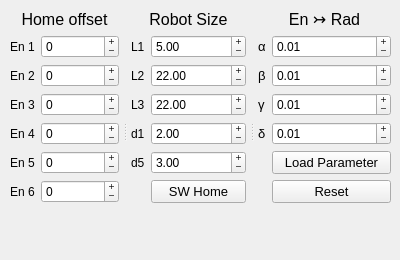
    <widget class="QWidget" name="RoboSetup">
     <attribute name="title">
      <string>Robot Setup</string>
     </attribute>
        <widget class="QSplitter" name="splitter">
            <property name="geometry">
                <rect>
                    <x>10</x>
                    <y>10</y>
                    <width>381</width>
                    <height>241</height>
                </rect>
            </property>
            <property name="orientation">
                <enum>Qt::Horizontal</enum>
            </property>
            <property name="handleWidth">
                <number>12</number>
            </property>
            <property name="childrenCollapsible">
                <bool>false</bool>
            </property>
            <widget class="QWidget" name="layoutWidget">
                <layout class="QVBoxLayout" name="homeOffset">
                    <item>
                        <widget class="QLabel" name="valMinScr_2">
                            <property name="sizePolicy">
                                <sizepolicy hsizetype="Preferred" vsizetype="Fixed">
                                    <horstretch>0</horstretch>
                                    <verstretch>0</verstretch>
                                </sizepolicy>
                            </property>
                            <property name="font">
                                <font>
                                    <pointsize>12</pointsize>
                                    <strikeout>false</strikeout>
                                    <kerning>true</kerning>
                                </font>
                            </property>
                            <property name="text">
                                <string>Home offset</string>
                            </property>
                            <property name="alignment">
                                <set>Qt::AlignCenter</set>
                            </property>
                        </widget>
                    </item>
                    <item>
                        <layout class="QFormLayout" name="formLayout_2">
                            <property name="fieldGrowthPolicy">
                                <enum>QFormLayout::AllNonFixedFieldsGrow</enum>
                            </property>
                            <property name="labelAlignment">
                                <set>Qt::AlignCenter</set>
                            </property>
                            <property name="formAlignment">
                                <set>Qt::AlignLeading|Qt::AlignLeft|Qt::AlignTop</set>
                            </property>
                            <property name="verticalSpacing">
                                <number>6</number>
                            </property>
                            <item row="0" column="0">
                                <widget class="QLabel" name="en1Label_2">
                                    <property name="text">
                                        <string>En 1</string>
                                    </property>
                                    <property name="buddy">
                                        <cstring>en1Home</cstring>
                                    </property>
                                </widget>
                            </item>
                            <item row="0" column="1">
                                <widget class="QSpinBox" name="en1Home">
                                    <property name="wrapping">
                                        <bool>false</bool>
                                    </property>
                                    <property name="buttonSymbols">
                                        <enum>QAbstractSpinBox::PlusMinus</enum>
                                    </property>
                                    <property name="minimum">
                                        <number>-99999</number>
                                    </property>
                                    <property name="maximum">
                                        <number>99999</number>
                                    </property>
                                </widget>
                            </item>
                            <item row="1" column="0">
                                <widget class="QLabel" name="en2Label_2">
                                    <property name="text">
                                        <string>En 2</string>
                                    </property>
                                    <property name="buddy">
                                        <cstring>en2Home</cstring>
                                    </property>
                                </widget>
                            </item>
                            <item row="1" column="1">
                                <widget class="QSpinBox" name="en2Home">
                                    <property name="buttonSymbols">
                                        <enum>QAbstractSpinBox::PlusMinus</enum>
                                    </property>
                                    <property name="minimum">
                                        <number>-99999</number>
                                    </property>
                                    <property name="maximum">
                                        <number>99999</number>
                                    </property>
                                </widget>
                            </item>
                            <item row="2" column="0">
                                <widget class="QLabel" name="en3Label_2">
                                    <property name="enabled">
                                        <bool>true</bool>
                                    </property>
                                    <property name="text">
                                        <string>En 3</string>
                                    </property>
                                    <property name="buddy">
                                        <cstring>en3Home</cstring>
                                    </property>
                                </widget>
                            </item>
                            <item row="2" column="1">
                                <widget class="QSpinBox" name="en3Home">
                                    <property name="buttonSymbols">
                                        <enum>QAbstractSpinBox::PlusMinus</enum>
            </property>
            <property name="minimum">
             <number>-99999</number>
            </property>
            <property name="maximum">
             <number>99999</number>
            </property>
           </widget>
          </item>
          <item row="3" column="0">
           <widget class="QLabel" name="en4Label_2">
            <property name="text">
             <string>En 4</string>
            </property>
            <property name="buddy">
             <cstring>en4Home</cstring>
            </property>
           </widget>
          </item>
          <item row="3" column="1">
           <widget class="QSpinBox" name="en4Home">
            <property name="buttonSymbols">
             <enum>QAbstractSpinBox::PlusMinus</enum>
            </property>
            <property name="minimum">
             <number>-99999</number>
            </property>
            <property name="maximum">
             <number>99999</number>
            </property>
           </widget>
          </item>
          <item row="4" column="0">
           <widget class="QLabel" name="en5Label_2">
            <property name="text">
             <string>En 5</string>
            </property>
            <property name="buddy">
             <cstring>en5Home</cstring>
            </property>
           </widget>
          </item>
          <item row="4" column="1">
           <widget class="QSpinBox" name="en5Home">
            <property name="buttonSymbols">
             <enum>QAbstractSpinBox::PlusMinus</enum>
            </property>
            <property name="minimum">
             <number>-99999</number>
            </property>
            <property name="maximum">
             <number>99999</number>
            </property>
           </widget>
          </item>
          <item row="5" column="0">
           <widget class="QLabel" name="en6Label_2">
            <property name="text">
             <string>En 6</string>
            </property>
            <property name="buddy">
             <cstring>en6Home</cstring>
            </property>
           </widget>
          </item>
          <item row="5" column="1">
           <widget class="QSpinBox" name="en6Home">
            <property name="wrapping">
             <bool>false</bool>
            </property>
               <property name="frame">
                   <bool>true</bool>
               </property>
               <property name="buttonSymbols">
                   <enum>QAbstractSpinBox::PlusMinus</enum>
               </property>
               <property name="minimum">
                   <number>-99999</number>
               </property>
               <property name="maximum">
                   <number>99999</number>
               </property>
           </widget>
          </item>
                        </layout>
                    </item>
                </layout>
            </widget>
            <widget class="QWidget" name="layoutWidget">
                <layout class="QVBoxLayout" name="RoboSize">
                    <item>
                        <widget class="QLabel" name="label">
                            <property name="sizePolicy">
                                <sizepolicy hsizetype="Preferred" vsizetype="Fixed">
                                    <horstretch>0</horstretch>
                                    <verstretch>0</verstretch>
                                </sizepolicy>
                            </property>
                            <property name="font">
                                <font>
                                    <pointsize>12</pointsize>
                                </font>
                            </property>
                            <property name="text">
                                <string>Robot Size</string>
                            </property>
                            <property name="alignment">
                                <set>Qt::AlignCenter</set>
                            </property>
                        </widget>
                    </item>
                    <item>
                        <layout class="QFormLayout" name="formLayout">
                            <item row="0" column="0">
                                <widget class="QLabel" name="l1Label">
                                    <property name="text">
                                        <string>L1</string>
                                    </property>
                                </widget>
                            </item>
                            <item row="0" column="1">
                                <widget class="QDoubleSpinBox" name="l1Robot">
                                    <property name="sizePolicy">
                                        <sizepolicy hsizetype="Expanding" vsizetype="Fixed">
                                            <horstretch>0</horstretch>
                                            <verstretch>0</verstretch>
                                        </sizepolicy>
                                    </property>
                                    <property name="buttonSymbols">
                                        <enum>QAbstractSpinBox::PlusMinus</enum>
                                    </property>
                                    <property name="minimum">
                                        <double>-99999.000000000000000</double>
                                    </property>
                                    <property name="maximum">
                                        <double>99999.000000000000000</double>
                                    </property>
                                    <property name="singleStep">
                                        <double>0.500000000000000</double>
                                    </property>
                                    <property name="value">
                                        <double>5.000000000000000</double>
                                    </property>
                                </widget>
                            </item>
                            <item row="1" column="0">
                                <widget class="QLabel" name="l2Label">
                                    <property name="text">
                                        <string>L2</string>
                                    </property>
                                </widget>
                            </item>
                            <item row="1" column="1">
                                <widget class="QDoubleSpinBox" name="l2Robot">
                                    <property name="sizePolicy">
                                        <sizepolicy hsizetype="Expanding" vsizetype="Fixed">
                                            <horstretch>0</horstretch>
                                            <verstretch>0</verstretch>
                                        </sizepolicy>
                                    </property>
                                    <property name="buttonSymbols">
                                        <enum>QAbstractSpinBox::PlusMinus</enum>
                                    </property>
                                    <property name="minimum">
                                        <double>-99999.000000000000000</double>
                                    </property>
                                    <property name="maximum">
                                        <double>99999.000000000000000</double>
                                    </property>
                                    <property name="singleStep">
                                        <double>0.500000000000000</double>
                                    </property>
                                    <property name="value">
                                        <double>22.000000000000000</double>
                                    </property>
                                </widget>
                            </item>
                            <item row="2" column="0">
                                <widget class="QLabel" name="l3Label">
                                    <property name="text">
                                        <string>L3</string>
                                    </property>
                                </widget>
                            </item>
                            <item row="2" column="1">
                                <widget class="QDoubleSpinBox" name="l3Robot">
                                    <property name="sizePolicy">
                                        <sizepolicy hsizetype="Expanding" vsizetype="Fixed">
                                            <horstretch>0</horstretch>
                                            <verstretch>0</verstretch>
                                        </sizepolicy>
                                    </property>
                                    <property name="buttonSymbols">
                                        <enum>QAbstractSpinBox::PlusMinus</enum>
                                    </property>
                                    <property name="minimum">
                                        <double>-99999.000000000000000</double>
                                    </property>
                                    <property name="maximum">
                                        <double>99999.000000000000000</double>
                                    </property>
                                    <property name="singleStep">
                                        <double>0.500000000000000</double>
                                    </property>
                                    <property name="value">
                                        <double>22.000000000000000</double>
                                    </property>
                                </widget>
                            </item>
                            <item row="3" column="0">
                                <widget class="QLabel" name="l4Label">
                                    <property name="text">
                                        <string>d1</string>
                                    </property>
                                </widget>
                            </item>
                            <item row="3" column="1">
                                <widget class="QDoubleSpinBox" name="d1Robot">
                                    <property name="sizePolicy">
                                        <sizepolicy hsizetype="Expanding" vsizetype="Fixed">
                                            <horstretch>0</horstretch>
                                            <verstretch>0</verstretch>
                                        </sizepolicy>
                                    </property>
                                    <property name="buttonSymbols">
                                        <enum>QAbstractSpinBox::PlusMinus</enum>
                                    </property>
                                    <property name="minimum">
                                        <double>-99999.000000000000000</double>
                                    </property>
                                    <property name="maximum">
                                        <double>99999.000000000000000</double>
                                    </property>
                                    <property name="singleStep">
                                        <double>0.500000000000000</double>
                                    </property>
                                    <property name="value">
                                        <double>2.000000000000000</double>
                                    </property>
                                </widget>
                            </item>
                            <item row="4" column="0">
                                <widget class="QLabel" name="l5Label">
                                    <property name="text">
                                        <string>d5</string>
                                    </property>
                                </widget>
                            </item>
                            <item row="4" column="1">
                                <widget class="QDoubleSpinBox" name="d5Robot">
                                    <property name="sizePolicy">
                                        <sizepolicy hsizetype="Expanding" vsizetype="Fixed">
                                            <horstretch>0</horstretch>
                                            <verstretch>0</verstretch>
                                        </sizepolicy>
                                    </property>
                                    <property name="buttonSymbols">
                                        <enum>QAbstractSpinBox::PlusMinus</enum>
                                    </property>
                                    <property name="minimum">
                                        <double>-99999.000000000000000</double>
                                    </property>
                                    <property name="maximum">
                                        <double>99999.000000000000000</double>
                                    </property>
                                    <property name="singleStep">
                                        <double>0.500000000000000</double>
                                    </property>
                                    <property name="value">
                                        <double>3.000000000000000</double>
                                    </property>
                                </widget>
                            </item>
                            <item row="5" column="1">
                                <widget class="QPushButton" name="scorSwHome">
                                    <property name="font">
                                        <font>
                                            <pointsize>10</pointsize>
                                        </font>
                                    </property>
                                    <property name="styleSheet">
                                        <string notr="true"/>
                                    </property>
                                    <property name="text">
                                        <string>SW Home</string>
                                    </property>
                                </widget>
                            </item>
                        </layout>
                    </item>
                </layout>
            </widget>
            <widget class="QWidget" name="layoutWidget">
                <layout class="QVBoxLayout" name="en2deg">
                    <item>
                        <widget class="QLabel" name="label_2">
                            <property name="sizePolicy">
                                <sizepolicy hsizetype="Preferred" vsizetype="Fixed">
                                    <horstretch>0</horstretch>
                                    <verstretch>0</verstretch>
                                </sizepolicy>
                            </property>
                            <property name="font">
                                <font>
                                    <pointsize>12</pointsize>
                                </font>
                            </property>
                            <property name="toolTip">
                                <string>&lt;html&gt;&lt;head/&gt;&lt;body&gt;&lt;p align=&quot;center&quot;&gt;Costanti
                                    per
                                    ottenere Radianti&lt;/p&gt;&lt;/body&gt;&lt;/html&gt;
                                </string>
                            </property>
                            <property name="text">
                                <string>En ↣ Rad</string>
                            </property>
                            <property name="alignment">
                                <set>Qt::AlignCenter</set>
                            </property>
                        </widget>
                    </item>
                    <item>
                        <layout class="QFormLayout" name="formLayout_3">
                            <property name="horizontalSpacing">
                                <number>6</number>
                            </property>
                            <item row="0" column="0">
                                <widget class="QLabel" name="aLabel">
                                    <property name="font">
                                        <font>
                                            <pointsize>10</pointsize>
                                        </font>
                                    </property>
                                    <property name="text">
                                        <string>α</string>
                                    </property>
                                </widget>
                            </item>
                            <item row="0" column="1">
                                <widget class="QDoubleSpinBox" name="alphaRobot">
                                    <property name="sizePolicy">
                                        <sizepolicy hsizetype="Expanding" vsizetype="Fixed">
                                            <horstretch>0</horstretch>
                                            <verstretch>0</verstretch>
                                        </sizepolicy>
                                    </property>
                                    <property name="buttonSymbols">
                                        <enum>QAbstractSpinBox::PlusMinus</enum>
                                    </property>
                                    <property name="minimum">
                                        <double>-99999.000000000000000</double>
                                    </property>
                                    <property name="maximum">
                                        <double>99999.000000000000000</double>
                                    </property>
                                    <property name="singleStep">
                                        <double>0.010000000000000</double>
                                    </property>
                                    <property name="value">
                                        <double>0.010000000000000</double>
                                    </property>
                                </widget>
                            </item>
                            <item row="1" column="0">
                                <widget class="QLabel" name="bLabel">
                                    <property name="font">
                                        <font>
                                            <pointsize>10</pointsize>
                                        </font>
                                    </property>
                                    <property name="text">
                                        <string>β</string>
                                    </property>
                                </widget>
                            </item>
                            <item row="1" column="1">
                                <widget class="QDoubleSpinBox" name="betaRobot">
                                    <property name="sizePolicy">
                                        <sizepolicy hsizetype="Expanding" vsizetype="Fixed">
                                            <horstretch>0</horstretch>
                                            <verstretch>0</verstretch>
                                        </sizepolicy>
                                    </property>
                                    <property name="buttonSymbols">
                                        <enum>QAbstractSpinBox::PlusMinus</enum>
                                    </property>
                                    <property name="minimum">
                                        <double>-99999.000000000000000</double>
                                    </property>
                                    <property name="maximum">
                                        <double>99999.000000000000000</double>
                                    </property>
                                    <property name="singleStep">
                                        <double>0.010000000000000</double>
                                    </property>
                                    <property name="value">
                                        <double>0.010000000000000</double>
                                    </property>
                                </widget>
                            </item>
                            <item row="2" column="0">
                                <widget class="QLabel" name="cLabel">
                                    <property name="font">
                                        <font>
                                            <pointsize>10</pointsize>
                                        </font>
                                    </property>
                                    <property name="text">
                                        <string>γ</string>
                                    </property>
                                </widget>
                            </item>
                            <item row="2" column="1">
                                <widget class="QDoubleSpinBox" name="gammaRobot">
                                    <property name="sizePolicy">
                                        <sizepolicy hsizetype="Expanding" vsizetype="Fixed">
                                            <horstretch>0</horstretch>
                                            <verstretch>0</verstretch>
                                        </sizepolicy>
                                    </property>
                                    <property name="buttonSymbols">
                                        <enum>QAbstractSpinBox::PlusMinus</enum>
                                    </property>
                                    <property name="minimum">
                                        <double>-99999.000000000000000</double>
                                    </property>
                                    <property name="maximum">
                                        <double>99999.000000000000000</double>
                                    </property>
                                    <property name="singleStep">
                                        <double>0.010000000000000</double>
                                    </property>
                                    <property name="value">
                                        <double>0.010000000000000</double>
                                    </property>
                                </widget>
                            </item>
                            <item row="3" column="0">
                                <widget class="QLabel" name="dLabel">
                                    <property name="font">
                                        <font>
                                            <pointsize>10</pointsize>
                                        </font>
                                    </property>
                                    <property name="text">
                                        <string>δ</string>
                                    </property>
                                </widget>
                            </item>
                            <item row="3" column="1">
                                <widget class="QDoubleSpinBox" name="deltaRobot">
                                    <property name="sizePolicy">
                                        <sizepolicy hsizetype="Expanding" vsizetype="Fixed">
                                            <horstretch>0</horstretch>
                                            <verstretch>0</verstretch>
                                        </sizepolicy>
                                    </property>
                                    <property name="buttonSymbols">
                                        <enum>QAbstractSpinBox::PlusMinus</enum>
                                    </property>
                                    <property name="minimum">
                                        <double>-99999.000000000000000</double>
                                    </property>
                                    <property name="maximum">
                                        <double>99999.000000000000000</double>
                                    </property>
                                    <property name="singleStep">
                                        <double>0.010000000000000</double>
                                    </property>
                                    <property name="value">
                                        <double>0.010000000000000</double>
                                    </property>
                                </widget>
                            </item>
                            <item row="4" column="1">
                                <widget class="QPushButton" name="scorParamLoad">
                                    <property name="font">
                                        <font>
                                            <pointsize>10</pointsize>
                                        </font>
                                    </property>
                                    <property name="styleSheet">
                                        <string notr="true"/>
                                    </property>
                                    <property name="text">
                                        <string>Load Parameter</string>
                                    </property>
                                </widget>
                            </item>
                            <item row="5" column="1">
                                <widget class="QPushButton" name="scorParamReset">
                                    <property name="sizePolicy">
                                        <sizepolicy hsizetype="Minimum" vsizetype="Fixed">
                                            <horstretch>0</horstretch>
                                            <verstretch>0</verstretch>
                                        </sizepolicy>
                                    </property>
                                    <property name="font">
                                        <font>
                                            <pointsize>10</pointsize>
                                        </font>
                                    </property>
                                    <property name="styleSheet">
                                        <string notr="true"/>
                                    </property>
                                    <property name="text">
                                        <string>Reset</string>
                                    </property>
                                </widget>
                            </item>
                        </layout>
                    </item>
                </layout>
            </widget>
        </widget>
    </widget>
